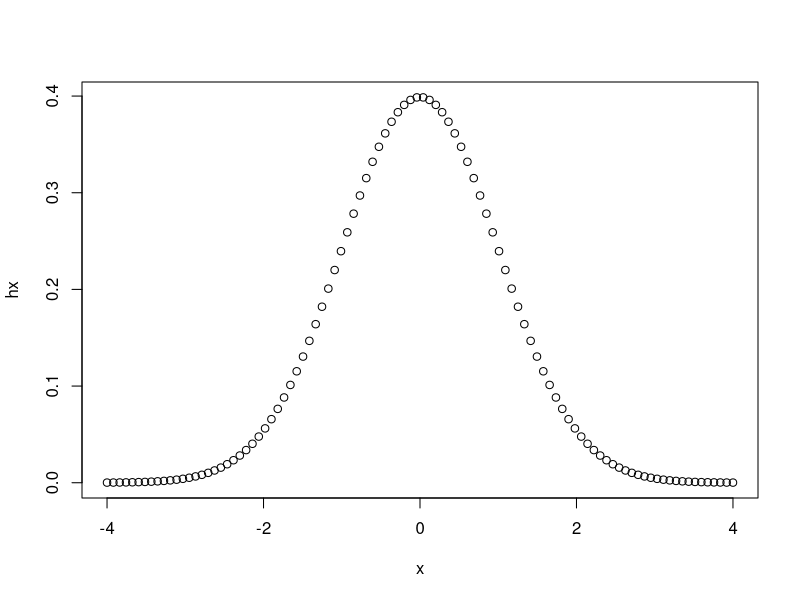
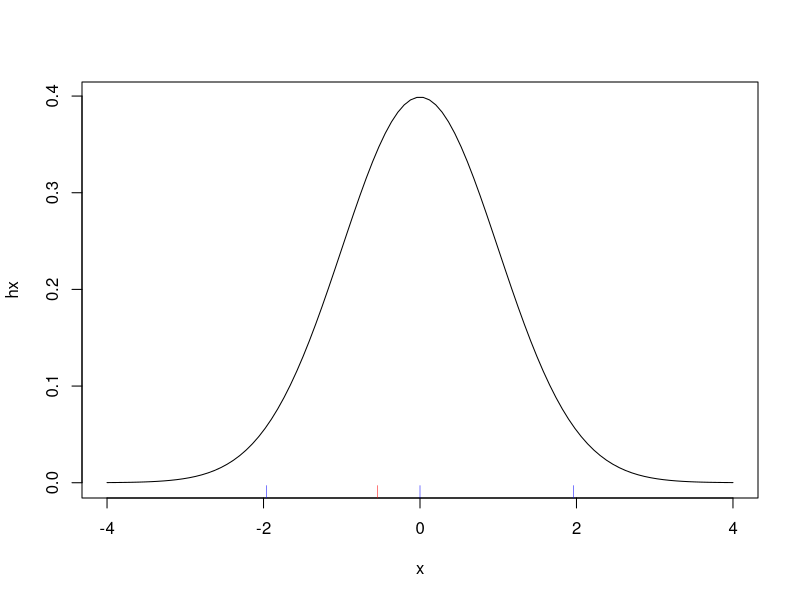
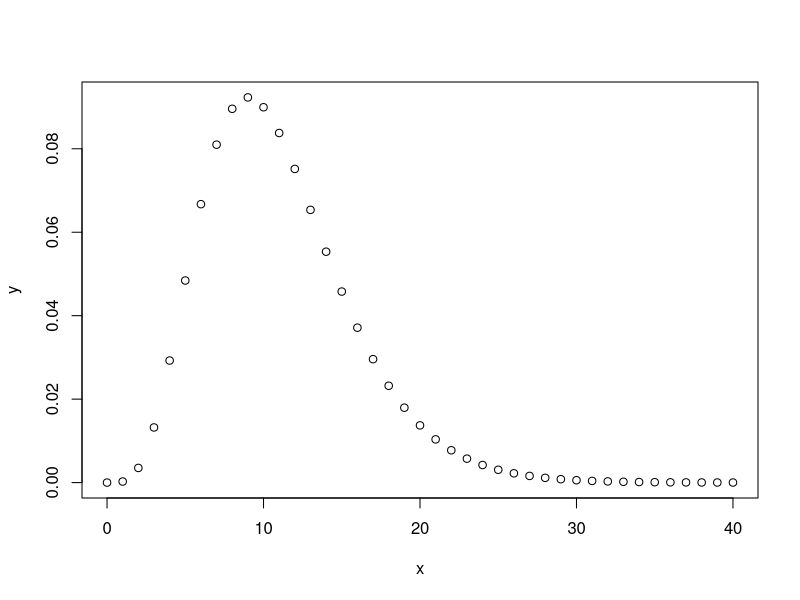
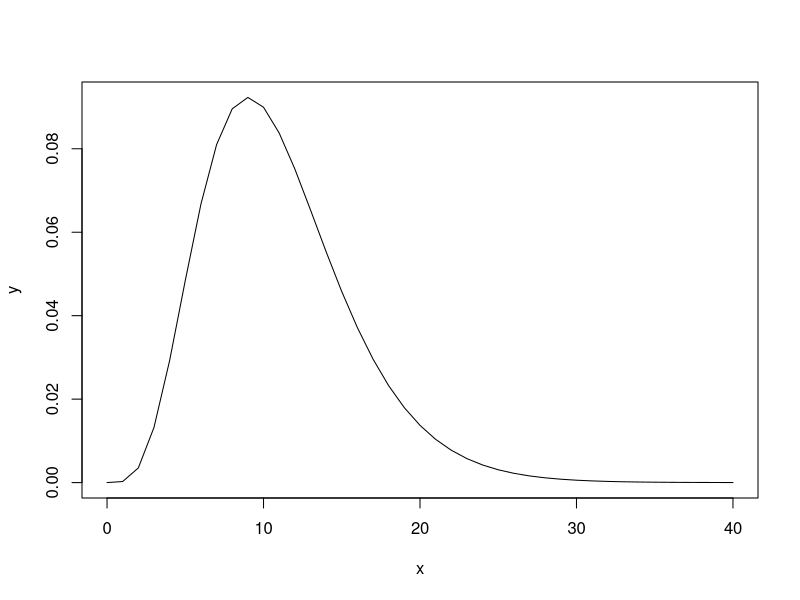
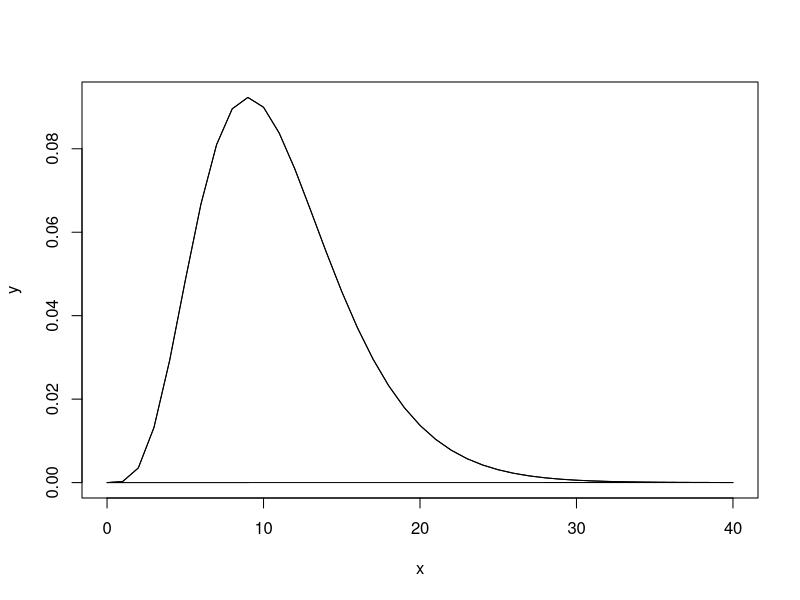
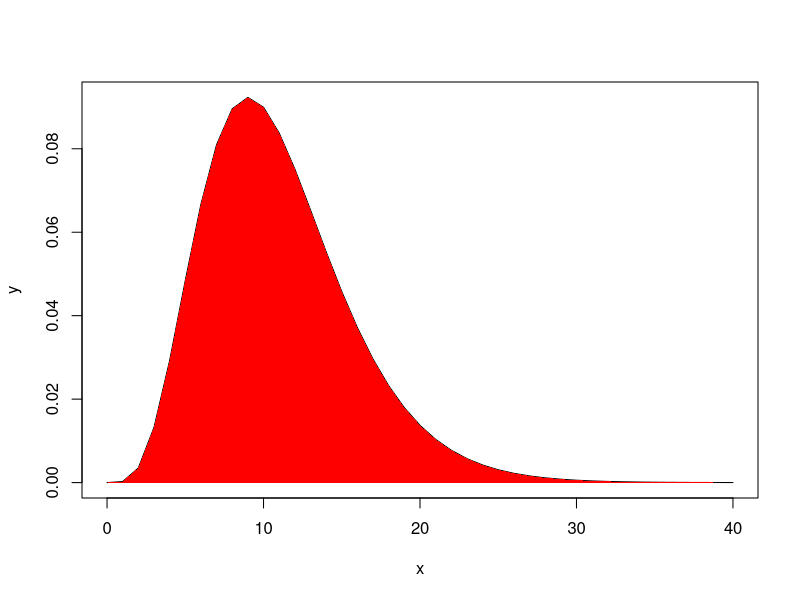
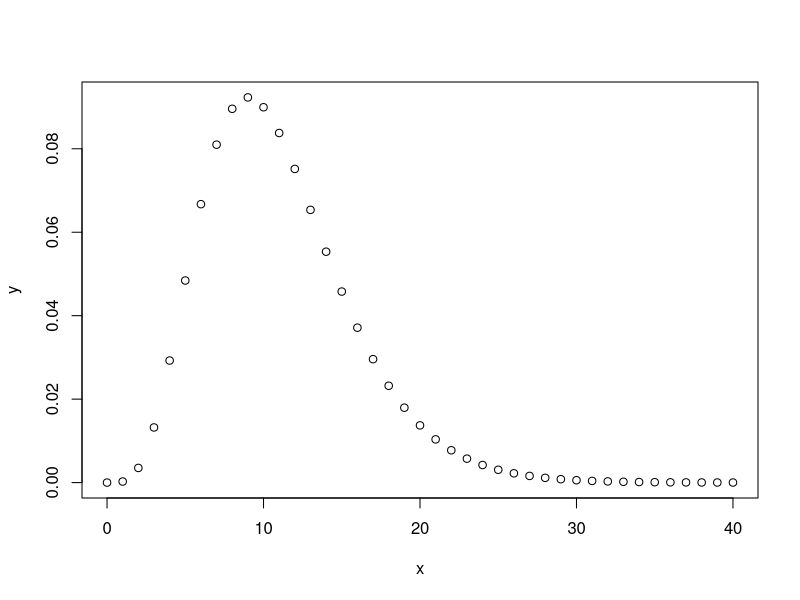
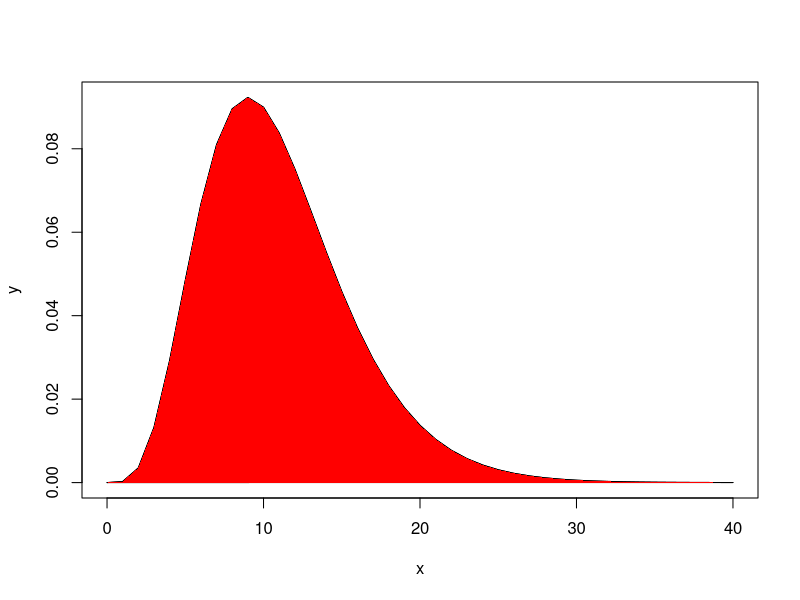

Write R code to recreate these figures, in order.
## ---- chunk 1
knitr::opts_chunk$set(echo = TRUE)
## ---- chunk 2
#某公司宣稱生產的輪軸,直徑為5CM,標準差為1CM,如何確定是否為真?

x<-c(3.801895,5.214785,5.445979,4.293448,7.401404,4.156799,6.029400,3.982314,3.605331,4.707879,4.087529,4.635022,5.597247,3.889285,6.268631,6.304441,5.565396,5.380210,1.754372,5.449418)
u.test<-function(x,mu,thegma)#mu為平均數,thegma為標準差
{  Se=thegma/sqrt(length(x))
   u=(mean(x)-mu)/Se
   p=pnorm(u)
   list(u=u, p=p)
}
rst<-u.test(x,5,1)
rst
## ---- chunk 3
#qnorm(0.975)為反查機率0.975的值
#dnorm(x)為density密度,找對應x的機率
m1<-qnorm(0.975)
m2<-qnorm(0.025)
m3<-qnorm(c(0.025,0.975))
m1
m2
m3
## ---- chunk 4
#Z檢定
m<-qnorm(0.975)
m
x <- seq(-4, 4, length=100)
hx <- dnorm(x)
plot(x,hx)
plot(x,hx,"l")
rug(c(-m,0,m),col="blue")
rug(c(rst$u),col="red")
## ---- chunk 5
#hw1:Children’s IQ scores are normally distributed with a mean of 100 and a "standard deviation"(標準差) of 15. What proportion of children are expected to have an IQ between 80 and 120?
#翻譯hw1:已知X~N(100,15),求(80,120)的區域機率?

pnorm(80,100,15)
pnorm(120,100,15)
pnorm(120,100,15)-pnorm(80,100,15)
## ---- chunk 6
before = c(94.5,101,110,103.5,97,88.5,96.5,101,104,116.5)
after = c(85,89.5,101.5,96,86,80.5,87,93.5,93,102)
t.test(before,after,paired=T)
## ---- chunk 7
#需先喚回:library(nortest)
#才能使用:lillie.test(before,after)
## ---- chunk 8
smokers  <- c( 83, 90, 129, 70 )
patients <- c( 86, 93, 136, 82 )
prop.test(smokers, patients)
## ---- chunk 9
#搭配檔案ch7第16頁7.4.2
week1<-c(45,35)
week2<-c(56,47)
prop.test(week1,week2)
#看p-value

prop.test(c(45,56),c(45+35,56+47))
#看p-value
## ---- chunk 10
x<-seq(0,40)
y<-dchisq(x,11)
plot(x,y)
## ---- chunk 11
x<-seq(0,40)
y<-dchisq(x,11)
plot(x,y,"l")
## ---- chunk 12
x<-seq(0,40)
y<-dchisq(x,11)
plot(x,y,"l")
polygon(x,y)
## ---- chunk 13
x<-seq(0,40)
y<-dchisq(x,11)
plot(x,y,"l")
polygon(x,y,col="red", border = NA)
## ---- chunk 14
#結論
x<-seq(0,40)
y<-dchisq(x,11)
plot(x,y)
plot(x,y,"l")
polygon(x,y)
polygon(x,y,col="red", border = NA)
## ---- chunk 15
x<-seq(0,40)
y<-dchisq(x,df=10)

i<-x>=20
plot(x,y,"l")

polygon(x[i],y[i],col="red", border = NA)
## ---- chunk 16
x<-seq(0,40)
y<-dchisq(x,df=10)

i<-x<20
plot(x,y,"l")

polygon(x[i],y[i],col="red", border = NA)
## ---- chunk 17
x<-seq(0,40)
y<-dchisq(x,df=10)

i<-x>=20
plot(x,y,"l")

polygon(c(x[i],rev(x[i])), c(y[i],rep(0,length(x[i]))), col="red", border = NA)
#polygon的區域畫法是從P1, P2, ...,Pn(最後一點),再拉回"P1"(起點)
#因此我們須產生一個作弊點Q(x[1],0)在最後的Pn與P1之間,如P1, P2, ...,Pn,"Q",P1,這樣就可以圍出我們想要的區域,如下

#x座標為20~40,再從40~20繞回去
#y座標為9.458319e-03~6.870512e-06(共21個),然後作弊點的y座標都是0(共21個)
#第一個點為(20,9.458319e-0),第二個點為(21,6.973068e-03),第三個點為(22,5.094367e-03),...,第四十一個點為(21,0),第四十二個點為(20,0)

## ---- chunk 18
#第二種畫法,如果已經知道作弊點座標位置為(20,0)
x<-seq(0,40)
y<-dchisq(x,df=10)

i<-x>=20
plot(x,y,"l")

polygon(c(x[i],20), c(y[i],0), col="red", border = NA)
#與前一個作法的差別:只須設定一個作弊點座標(20,0),方便許多
